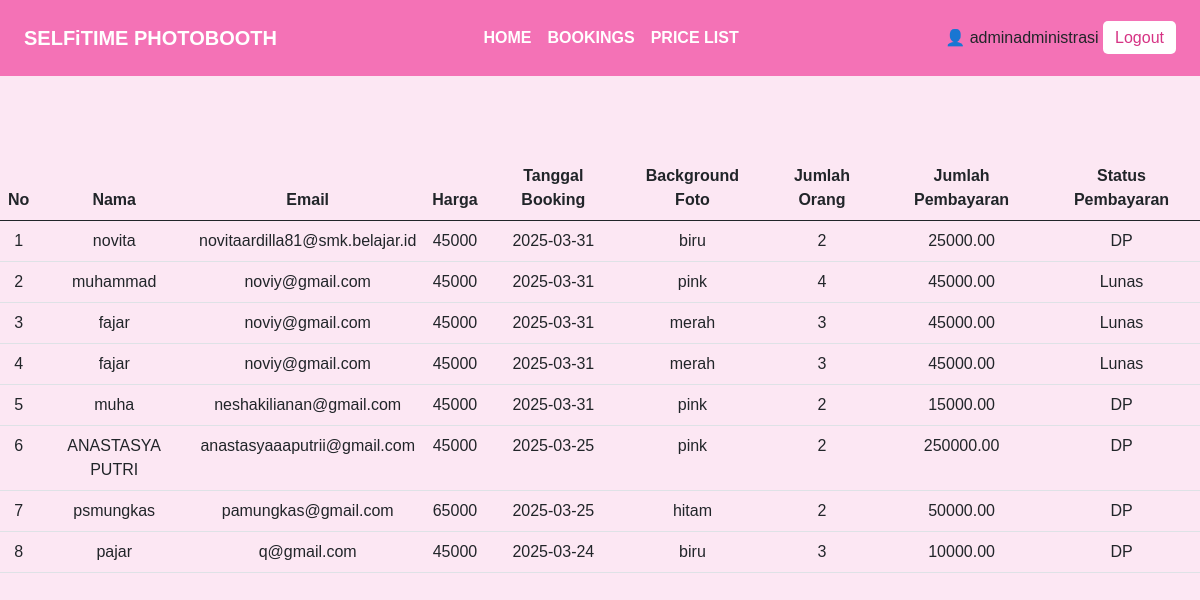
Screenshot of /admin/booking.php (signed in) with the database file from the repository.
### tables this page shows
CREATE TABLE `bookings` (
  `id` int(11) NOT NULL,
  `harga` varchar(50) NOT NULL,
  `nama` varchar(100) NOT NULL,
  `email` varchar(100) NOT NULL,
  `tanggal` date NOT NULL,
  `background` varchar(50) NOT NULL,
  `jumlah_orang` int(11) NOT NULL,
  `metode_pembayaran` varchar(50) NOT NULL,
  `status_pembayaran` enum('DP','Lunas') NOT NULL,
  `jumlah_pembayaran` decimal(10,2) NOT NULL,
  `bukti_pembayaran` varchar(255) NOT NULL,
  `created_at` timestamp NOT NULL DEFAULT current_timestamp()
);

### admin/booking.php (the view, shortened to what this page needs)
<?php
require_once('../koneksi.php');
?>
<!DOCTYPE html>
<html lang="id">
<head>
    <link href="https://cdn.jsdelivr.net/npm/bootstrap@5.0.2/dist/css/bootstrap.min.css" rel="stylesheet">
    <link rel="stylesheet" href="https://cdn.jsdelivr.net/npm/bootstrap-icons@1.11.3/font/bootstrap-icons.min.css">
    <script src="https://cdn.tailwindcss.com"></script>
</head>
<body class="bg-pink-100">
    <header class="bg-pink-400 p-4 flex justify-between items-center">
        <h1 class="text-white font-bold text-xl">SELFiTIME PHOTOBOOTH</h1>
        <nav>
            <ul class="flex space-x-4 text-white font-semibold">
                <li><a href="index_admin.php">HOME</a></li>
                <li><a href="booking.php">BOOKINGS</a></li>
                <li><a href="price.php">PRICE LIST</a></li>
            </ul>
        </nav>
        <div>
            <?php if (isset($_SESSION['user'])) : ?>
                <span>👤
                    <?php echo $_SESSION['user'] . $_SESSION['nama']; ?>
                </span>
                <a href="../logout.php" class="logout">Logout</a>
            <?php else : ?>
                <a class="text-white" href="login.php">Login</a>
                <a class="bg-pink-600 text-white px-4 py-2 rounded" href="daftar.php">Daftar</a>
            <?php endif; ?>
        </div>
    </header>
    <section class="py-10 mt-10">
        <table class="table table-hover">
            <thead>
                <tr>
                    <th>No</th>
                    <th>Nama</th>
                    <th>Email</th>
                    <th>Harga</th>
                    <th>Tanggal Booking</th>
                    <th>Background Foto</th>
                    <th>Jumlah Orang</th>
                    <th>Jumlah Pembayaran</th>
                    <th>Status Pembayaran</th>
                </tr>
            </thead>
            <tbody>
                <?php
                $no = 1;
                $sql = "SELECT * FROM bookings ORDER BY tanggal DESC";
                $bookings = mysqli_query($koneksi, $sql);
                foreach ($bookings as $booking) {
                ?>
                    <tr>
                        <td><?= $no++ ?></td>
                        <td><?= $booking['nama'] ?></td>
                        <td><?= $booking['email'] ?></td>
                        <td><?= $booking['harga'] ?></td>
                        <td><?= $booking['tanggal'] ?></td>
                        <td><?= $booking['background'] ?></td>
                        <td><?= $booking['jumlah_orang'] ?></td>
                        <td><?= $booking['jumlah_pembayaran'] ?></td>
                        <td><?= $booking['status_pembayaran'] ?></td>
                    </tr>
                <?php
                }
                ?>
            </tbody>
        </table>
    </section>
</body>
</html>

### admin/booking.php (style rules this page uses)
* { margin: 0; padding: 0; box-sizing: border-box; }
.logout { background-color: white; color: #d63384; padding: 8px 12px; border-radius: 5px; text-decoration: none; }
body { font-family: Arial, sans-serif; text-align: center; margin: 50px; }

### rows the page displays
bookings: nama "novita", email "novitaardilla81@smk.belajar.id", harga "45000", tanggal "2025-03-31", background "biru", jumlah_orang "2", jumlah_pembayaran "25000.00", status_pembayaran "DP"
bookings: nama "muhammad", email "noviy@gmail.com", harga "45000", tanggal "2025-03-31", background "pink", jumlah_orang "4", jumlah_pembayaran "45000.00", status_pembayaran "Lunas"
bookings: nama "fajar", email "noviy@gmail.com", harga "45000", tanggal "2025-03-31", background "merah", jumlah_orang "3", jumlah_pembayaran "45000.00", status_pembayaran "Lunas"
bookings: nama "fajar", email "noviy@gmail.com", harga "45000", tanggal "2025-03-31", background "merah", jumlah_orang "3", jumlah_pembayaran "45000.00", status_pembayaran "Lunas"
bookings: nama "muha", email "neshakilianan@gmail.com", harga "45000", tanggal "2025-03-31", background "pink", jumlah_orang "2", jumlah_pembayaran "15000.00", status_pembayaran "DP"
bookings: nama "ANASTASYA PUTRI", email "anastasyaaaputrii@gmail.com", harga "45000", tanggal "2025-03-25", background "pink", jumlah_orang "2", jumlah_pembayaran "250000.00", status_pembayaran "DP"
bookings: nama "psmungkas", email "pamungkas@gmail.com", harga "65000", tanggal "2025-03-25", background "hitam", jumlah_orang "2", jumlah_pembayaran "50000.00", status_pembayaran "DP"
bookings: nama "pajar", email "q@gmail.com", harga "45000", tanggal "2025-03-24", background "biru", jumlah_orang "3", jumlah_pembayaran "10000.00", status_pembayaran "DP"

### other values shown
$_SESSION['user'] "admin"
$_SESSION['nama'] "administrasi"
